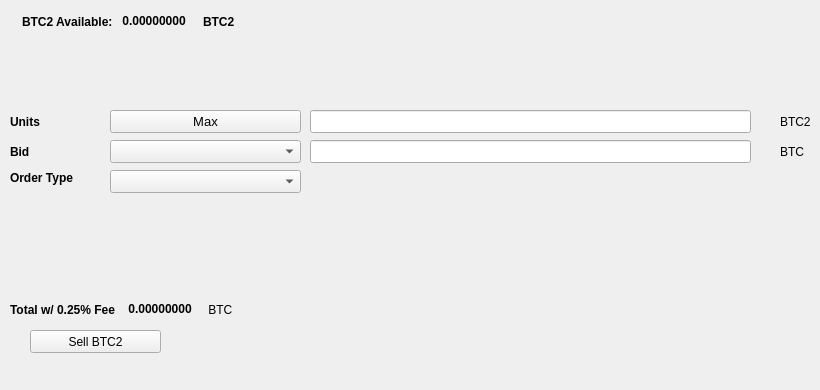
   <widget class="QWidget" name="SellTab">
    <attribute name="title">
     <string>Sell</string>
    </attribute>
    <widget class="QLabel" name="label_16">
     <property name="geometry">
      <rect>
       <x>780</x>
       <y>140</y>
       <width>31</width>
       <height>23</height>
      </rect>
     </property>
     <property name="text">
      <string>BTC</string>
     </property>
    </widget>
    <widget class="QComboBox" name="SellBidcomboBox">
     <property name="geometry">
      <rect>
       <x>110</x>
       <y>140</y>
       <width>191</width>
       <height>23</height>
      </rect>
     </property>
     <property name="font">
      <font>
       <pointsize>10</pointsize>
      </font>
     </property>
    </widget>
    <widget class="QLabel" name="label_18">
     <property name="geometry">
      <rect>
       <x>10</x>
       <y>110</y>
       <width>46</width>
       <height>23</height>
      </rect>
     </property>
     <property name="font">
      <font>
       <weight>75</weight>
       <bold>true</bold>
      </font>
     </property>
     <property name="text">
      <string>Units</string>
     </property>
    </widget>
    <widget class="QPushButton" name="Sell_Max_Amount">
     <property name="geometry">
      <rect>
       <x>110</x>
       <y>110</y>
       <width>191</width>
       <height>23</height>
      </rect>
     </property>
     <property name="font">
      <font>
       <pointsize>10</pointsize>
      </font>
     </property>
     <property name="text">
      <string>Max</string>
     </property>
    </widget>
    <widget class="QLabel" name="label_20">
     <property name="geometry">
      <rect>
       <x>10</x>
       <y>170</y>
       <width>91</width>
       <height>16</height>
      </rect>
     </property>
     <property name="font">
      <font>
       <weight>75</weight>
       <bold>true</bold>
      </font>
     </property>
     <property name="text">
      <string>Order Type</string>
     </property>
    </widget>
    <widget class="QComboBox" name="SellOrdertypeCombo">
     <property name="geometry">
      <rect>
       <x>110</x>
       <y>170</y>
       <width>191</width>
       <height>23</height>
      </rect>
     </property>
     <property name="font">
      <font>
       <pointsize>10</pointsize>
      </font>
     </property>
    </widget>
    <widget class="QLabel" name="label_21">
     <property name="geometry">
      <rect>
       <x>10</x>
       <y>140</y>
       <width>46</width>
       <height>23</height>
      </rect>
     </property>
     <property name="font">
      <font>
       <weight>75</weight>
       <bold>true</bold>
      </font>
     </property>
     <property name="text">
      <string>Bid</string>
     </property>
    </widget>
    <widget class="QLabel" name="label_22">
     <property name="geometry">
      <rect>
       <x>780</x>
       <y>110</y>
       <width>31</width>
       <height>23</height>
      </rect>
     </property>
     <property name="text">
      <string>BTC2</string>
     </property>
    </widget>
    <widget class="QLineEdit" name="UnitsInputBTC2">
     <property name="geometry">
      <rect>
       <x>310</x>
       <y>110</y>
       <width>441</width>
       <height>23</height>
      </rect>
     </property>
     <property name="font">
      <font>
       <pointsize>9</pointsize>
       <weight>75</weight>
       <bold>true</bold>
      </font>
     </property>
    </widget>
    <widget class="QLineEdit" name="SellBidPriceEdit">
     <property name="geometry">
      <rect>
       <x>310</x>
       <y>140</y>
       <width>441</width>
       <height>23</height>
      </rect>
     </property>
     <property name="font">
      <font>
       <pointsize>9</pointsize>
       <weight>75</weight>
       <bold>true</bold>
      </font>
     </property>
    </widget>
    <widget class="QPushButton" name="SellBTC2BTN">
     <property name="geometry">
      <rect>
       <x>30</x>
       <y>330</y>
       <width>131</width>
       <height>23</height>
      </rect>
     </property>
     <property name="text">
      <string>Sell BTC2</string>
     </property>
     <property name="icon">
      <iconset resource="../bitcoin2">
       <normaloff>:/icons/bitcoin</normaloff>:/icons/bitcoin</iconset>
     </property>
    </widget>
    <widget class="QWidget" name="layoutWidget3">
     <property name="geometry">
      <rect>
       <x>22</x>
       <y>12</y>
       <width>258</width>
       <height>19</height>
      </rect>
     </property>
     <layout class="QHBoxLayout" name="horizontalLayout">
      <item>
       <widget class="QLabel" name="label232_2">
        <property name="font">
         <font>
          <weight>75</weight>
          <bold>true</bold>
         </font>
        </property>
        <property name="text">
         <string>BTC2 Available:</string>
        </property>
       </widget>
      </item>
      <item>
       <widget class="QLabel" name="BTC2AvailableLabel">
        <property name="palette">
         <palette>
          <active>
           <colorrole role="WindowText">
            <brush brushstyle="SolidPattern">
             <color alpha="255">
              <red>0</red>
              <green>0</green>
              <blue>0</blue>
             </color>
            </brush>
           </colorrole>
           <colorrole role="Button">
            <brush brushstyle="SolidPattern">
             <color alpha="255">
              <red>0</red>
              <green>170</green>
              <blue>0</blue>
             </color>
            </brush>
           </colorrole>
           <colorrole role="Light">
            <brush brushstyle="SolidPattern">
             <color alpha="255">
              <red>0</red>
              <green>255</green>
              <blue>0</blue>
             </color>
            </brush>
           </colorrole>
           <colorrole role="Midlight">
            <brush brushstyle="SolidPattern">
             <color alpha="255">
              <red>0</red>
              <green>212</green>
              <blue>0</blue>
             </color>
            </brush>
           </colorrole>
           <colorrole role="Dark">
            <brush brushstyle="SolidPattern">
             <color alpha="255">
              <red>0</red>
              <green>85</green>
              <blue>0</blue>
             </color>
            </brush>
           </colorrole>
           <colorrole role="Mid">
            <brush brushstyle="SolidPattern">
             <color alpha="255">
              <red>0</red>
              <green>113</green>
              <blue>0</blue>
             </color>
            </brush>
           </colorrole>
           <colorrole role="Text">
            <brush brushstyle="SolidPattern">
             <color alpha="255">
              <red>0</red>
              <green>170</green>
              <blue>0</blue>
             </color>
            </brush>
           </colorrole>
           <colorrole role="BrightText">
            <brush brushstyle="SolidPattern">
             <color alpha="255">
              <red>255</red>
              <green>255</green>
              <blue>255</blue>
             </color>
            </brush>
           </colorrole>
           <colorrole role="ButtonText">
            <brush brushstyle="SolidPattern">
             <color alpha="255">
              <red>0</red>
              <green>0</green>
              <blue>0</blue>
             </color>
            </brush>
           </colorrole>
           <colorrole role="Base">
            <brush brushstyle="SolidPattern">
             <color alpha="255">
              <red>255</red>
              <green>255</green>
              <blue>255</blue>
             </color>
            </brush>
           </colorrole>
           <colorrole role="Window">
            <brush brushstyle="SolidPattern">
             <color alpha="255">
              <red>0</red>
              <green>170</green>
              <blue>0</blue>
             </color>
            </brush>
           </colorrole>
           <colorrole role="Shadow">
            <brush brushstyle="SolidPattern">
             <color alpha="255">
              <red>0</red>
              <green>0</green>
              <blue>0</blue>
             </color>
            </brush>
           </colorrole>
           <colorrole role="AlternateBase">
            <brush brushstyle="SolidPattern">
             <color alpha="255">
              <red>127</red>
              <green>212</green>
              <blue>127</blue>
             </color>
            </brush>
           </colorrole>
           <colorrole role="ToolTipBase">
            <brush brushstyle="SolidPattern">
             <color alpha="255">
              <red>255</red>
              <green>255</green>
              <blue>220</blue>
             </color>
            </brush>
           </colorrole>
           <colorrole role="ToolTipText">
            <brush brushstyle="SolidPattern">
             <color alpha="255">
              <red>0</red>
              <green>0</green>
              <blue>0</blue>
             </color>
            </brush>
           </colorrole>
          </active>
          <inactive>
           <colorrole role="WindowText">
            <brush brushstyle="SolidPattern">
             <color alpha="255">
              <red>0</red>
              <green>0</green>
              <blue>0</blue>
             </color>
            </brush>
           </colorrole>
           <colorrole role="Button">
            <brush brushstyle="SolidPattern">
             <color alpha="255">
              <red>0</red>
              <green>170</green>
              <blue>0</blue>
             </color>
            </brush>
           </colorrole>
           <colorrole role="Light">
            <brush brushstyle="SolidPattern">
             <color alpha="255">
              <red>0</red>
              <green>255</green>
              <blue>0</blue>
             </color>
            </brush>
           </colorrole>
           <colorrole role="Midlight">
            <brush brushstyle="SolidPattern">
             <color alpha="255">
              <red>0</red>
              <green>212</green>
              <blue>0</blue>
             </color>
            </brush>
           </colorrole>
           <colorrole role="Dark">
            <brush brushstyle="SolidPattern">
             <color alpha="255">
              <red>0</red>
              <green>85</green>
              <blue>0</blue>
             </color>
            </brush>
           </colorrole>
           <colorrole role="Mid">
            <brush brushstyle="SolidPattern">
             <color alpha="255">
              <red>0</red>
              <green>113</green>
              <blue>0</blue>
             </color>
            </brush>
           </colorrole>
           <colorrole role="Text">
            <brush brushstyle="SolidPattern">
             <color alpha="255">
              <red>0</red>
              <green>170</green>
              <blue>0</blue>
             </color>
            </brush>
           </colorrole>
           <colorrole role="BrightText">
            <brush brushstyle="SolidPattern">
             <color alpha="255">
              <red>255</red>
              <green>255</green>
              <blue>255</blue>
             </color>
            </brush>
           </colorrole>
           <colorrole role="ButtonText">
            <brush brushstyle="SolidPattern">
             <color alpha="255">
              <red>0</red>
              <green>0</green>
              <blue>0</blue>
             </color>
            </brush>
           </colorrole>
           <colorrole role="Base">
            <brush brushstyle="SolidPattern">
             <color alpha="255">
              <red>255</red>
              <green>255</green>
              <blue>255</blue>
             </color>
            </brush>
           </colorrole>
           <colorrole role="Window">
            <brush brushstyle="SolidPattern">
             <color alpha="255">
              <red>0</red>
              <green>170</green>
              <blue>0</blue>
             </color>
            </brush>
           </colorrole>
           <colorrole role="Shadow">
            <brush brushstyle="SolidPattern">
             <color alpha="255">
              <red>0</red>
              <green>0</green>
              <blue>0</blue>
             </color>
            </brush>
           </colorrole>
           <colorrole role="AlternateBase">
            <brush brushstyle="SolidPattern">
             <color alpha="255">
              <red>127</red>
              <green>212</green>
              <blue>127</blue>
             </color>
            </brush>
           </colorrole>
           <colorrole role="ToolTipBase">
            <brush brushstyle="SolidPattern">
             <color alpha="255">
              <red>255</red>
              <green>255</green>
              <blue>220</blue>
             </color>
            </brush>
           </colorrole>
           <colorrole role="ToolTipText">
            <brush brushstyle="SolidPattern">
             <color alpha="255">
              <red>0</red>
              <green>0</green>
              <blue>0</blue>
             </color>
            </brush>
           </colorrole>
          </inactive>
          <disabled>
           <colorrole role="WindowText">
            <brush brushstyle="SolidPattern">
             <color alpha="255">
              <red>0</red>
              <green>85</green>
              <blue>0</blue>
             </color>
            </brush>
           </colorrole>
           <colorrole role="Button">
            <brush brushstyle="SolidPattern">
             <color alpha="255">
              <red>0</red>
              <green>170</green>
              <blue>0</blue>
             </color>
            </brush>
           </colorrole>
           <colorrole role="Light">
            <brush brushstyle="SolidPattern">
             <color alpha="255">
              <red>0</red>
              <green>255</green>
              <blue>0</blue>
             </color>
            </brush>
           </colorrole>
           <colorrole role="Midlight">
            <brush brushstyle="SolidPattern">
             <color alpha="255">
              <red>0</red>
              <green>212</green>
              <blue>0</blue>
             </color>
            </brush>
           </colorrole>
           <colorrole role="Dark">
            <brush brushstyle="SolidPattern">
             <color alpha="255">
              <red>0</red>
              <green>85</green>
              <blue>0</blue>
             </color>
            </brush>
           </colorrole>
           <colorrole role="Mid">
            <brush brushstyle="SolidPattern">
             <color alpha="255">
              <red>0</red>
              <green>113</green>
              <blue>0</blue>
             </color>
            </brush>
           </colorrole>
           <colorrole role="Text">
            <brush brushstyle="SolidPattern">
             <color alpha="255">
              <red>0</red>
              <green>85</green>
              <blue>0</blue>
             </color>
            </brush>
           </colorrole>
           <colorrole role="BrightText">
            <brush brushstyle="SolidPattern">
             <color alpha="255">
              <red>255</red>
              <green>255</green>
              <blue>255</blue>
             </color>
            </brush>
           </colorrole>
           <colorrole role="ButtonText">
            <brush brushstyle="SolidPattern">
             <color alpha="255">
              <red>0</red>
              <green>85</green>
              <blue>0</blue>
             </color>
            </brush>
           </colorrole>
           <colorrole role="Base">
            <brush brushstyle="SolidPattern">
             <color alpha="255">
              <red>0</red>
              <green>170</green>
              <blue>0</blue>
             </color>
            </brush>
           </colorrole>
           <colorrole role="Window">
            <brush brushstyle="SolidPattern">
             <color alpha="255">
              <red>0</red>
              <green>170</green>
              <blue>0</blue>
             </color>
            </brush>
           </colorrole>
           <colorrole role="Shadow">
            <brush brushstyle="SolidPattern">
             <color alpha="255">
              <red>0</red>
              <green>0</green>
              <blue>0</blue>
             </color>
            </brush>
           </colorrole>
           <colorrole role="AlternateBase">
            <brush brushstyle="SolidPattern">
             <color alpha="255">
              <red>0</red>
              <green>170</green>
              <blue>0</blue>
             </color>
            </brush>
           </colorrole>
           <colorrole role="ToolTipBase">
            <brush brushstyle="SolidPattern">
             <color alpha="255">
              <red>255</red>
              <green>255</green>
              <blue>220</blue>
             </color>
            </brush>
           </colorrole>
           <colorrole role="ToolTipText">
            <brush brushstyle="SolidPattern">
             <color alpha="255">
              <red>0</red>
              <green>0</green>
              <blue>0</blue>
             </color>
            </brush>
           </colorrole>
          </disabled>
         </palette>
        </property>
        <property name="font">
         <font>
          <weight>75</weight>
          <bold>true</bold>
         </font>
        </property>
        <property name="text">
         <string> 0.00000000 </string>
        </property>
        <property name="textInteractionFlags">
         <set>Qt::LinksAccessibleByMouse|Qt::TextSelectableByKeyboard|Qt::TextSelectableByMouse</set>
        </property>
       </widget>
      </item>
      <item>
       <widget class="QLabel" name="labelBTC2">
        <property name="font">
         <font>
          <weight>75</weight>
          <bold>true</bold>
         </font>
        </property>
        <property name="text">
         <string>BTC2</string>
        </property>
       </widget>
      </item>
     </layout>
    </widget>
    <widget class="QWidget" name="layoutWidget">
     <property name="geometry">
      <rect>
       <x>10</x>
       <y>300</y>
       <width>268</width>
       <height>19</height>
      </rect>
     </property>
     <layout class="QHBoxLayout" name="horizontalLayout_2">
      <item>
       <widget class="QLabel" name="label_19">
        <property name="font">
         <font>
          <weight>75</weight>
          <bold>true</bold>
         </font>
        </property>
        <property name="text">
         <string>Total w/ 0.25% Fee </string>
        </property>
       </widget>
      </item>
      <item>
       <widget class="QLabel" name="SellCostLabel">
        <property name="palette">
         <palette>
          <active>
           <colorrole role="WindowText">
            <brush brushstyle="SolidPattern">
             <color alpha="255">
              <red>0</red>
              <green>0</green>
              <blue>0</blue>
             </color>
            </brush>
           </colorrole>
           <colorrole role="Button">
            <brush brushstyle="SolidPattern">
             <color alpha="255">
              <red>0</red>
              <green>170</green>
              <blue>0</blue>
             </color>
            </brush>
           </colorrole>
           <colorrole role="Light">
            <brush brushstyle="SolidPattern">
             <color alpha="255">
              <red>0</red>
              <green>255</green>
              <blue>0</blue>
             </color>
            </brush>
           </colorrole>
           <colorrole role="Midlight">
            <brush brushstyle="SolidPattern">
             <color alpha="255">
              <red>0</red>
              <green>212</green>
              <blue>0</blue>
             </color>
            </brush>
           </colorrole>
           <colorrole role="Dark">
            <brush brushstyle="SolidPattern">
             <color alpha="255">
              <red>0</red>
              <green>85</green>
              <blue>0</blue>
             </color>
            </brush>
           </colorrole>
           <colorrole role="Mid">
            <brush brushstyle="SolidPattern">
             <color alpha="255">
              <red>0</red>
              <green>113</green>
              <blue>0</blue>
             </color>
            </brush>
           </colorrole>
           <colorrole role="Text">
            <brush brushstyle="SolidPattern">
             <color alpha="255">
              <red>0</red>
              <green>170</green>
              <blue>0</blue>
             </color>
            </brush>
           </colorrole>
           <colorrole role="BrightText">
            <brush brushstyle="SolidPattern">
             <color alpha="255">
              <red>255</red>
              <green>255</green>
              <blue>255</blue>
             </color>
            </brush>
           </colorrole>
           <colorrole role="ButtonText">
            <brush brushstyle="SolidPattern">
             <color alpha="255">
              <red>0</red>
              <green>0</green>
              <blue>0</blue>
             </color>
            </brush>
           </colorrole>
           <colorrole role="Base">
            <brush brushstyle="SolidPattern">
             <color alpha="255">
              <red>255</red>
              <green>255</green>
              <blue>255</blue>
             </color>
            </brush>
           </colorrole>
           <colorrole role="Window">
            <brush brushstyle="SolidPattern">
             <color alpha="255">
              <red>0</red>
              <green>170</green>
              <blue>0</blue>
             </color>
            </brush>
           </colorrole>
           <colorrole role="Shadow">
            <brush brushstyle="SolidPattern">
             <color alpha="255">
              <red>0</red>
              <green>0</green>
              <blue>0</blue>
             </color>
            </brush>
           </colorrole>
           <colorrole role="AlternateBase">
            <brush brushstyle="SolidPattern">
             <color alpha="255">
              <red>127</red>
              <green>212</green>
              <blue>127</blue>
             </color>
            </brush>
           </colorrole>
           <colorrole role="ToolTipBase">
            <brush brushstyle="SolidPattern">
             <color alpha="255">
              <red>255</red>
              <green>255</green>
              <blue>220</blue>
             </color>
            </brush>
           </colorrole>
           <colorrole role="ToolTipText">
            <brush brushstyle="SolidPattern">
             <color alpha="255">
              <red>0</red>
              <green>0</green>
              <blue>0</blue>
             </color>
            </brush>
           </colorrole>
          </active>
          <inactive>
           <colorrole role="WindowText">
            <brush brushstyle="SolidPattern">
             <color alpha="255">
              <red>0</red>
              <green>0</green>
              <blue>0</blue>
             </color>
            </brush>
           </colorrole>
           <colorrole role="Button">
            <brush brushstyle="SolidPattern">
             <color alpha="255">
              <red>0</red>
              <green>170</green>
              <blue>0</blue>
             </color>
            </brush>
           </colorrole>
           <colorrole role="Light">
            <brush brushstyle="SolidPattern">
             <color alpha="255">
              <red>0</red>
              <green>255</green>
              <blue>0</blue>
             </color>
            </brush>
           </colorrole>
           <colorrole role="Midlight">
            <brush brushstyle="SolidPattern">
             <color alpha="255">
              <red>0</red>
              <green>212</green>
              <blue>0</blue>
             </color>
            </brush>
           </colorrole>
           <colorrole role="Dark">
            <brush brushstyle="SolidPattern">
             <color alpha="255">
              <red>0</red>
              <green>85</green>
              <blue>0</blue>
             </color>
            </brush>
           </colorrole>
           <colorrole role="Mid">
            <brush brushstyle="SolidPattern">
             <color alpha="255">
              <red>0</red>
              <green>113</green>
              <blue>0</blue>
             </color>
            </brush>
           </colorrole>
           <colorrole role="Text">
            <brush brushstyle="SolidPattern">
             <color alpha="255">
              <red>0</red>
              <green>170</green>
              <blue>0</blue>
             </color>
            </brush>
           </colorrole>
           <colorrole role="BrightText">
            <brush brushstyle="SolidPattern">
             <color alpha="255">
              <red>255</red>
              <green>255</green>
              <blue>255</blue>
             </color>
            </brush>
           </colorrole>
           <colorrole role="ButtonText">
            <brush brushstyle="SolidPattern">
             <color alpha="255">
              <red>0</red>
              <green>0</green>
              <blue>0</blue>
             </color>
            </brush>
           </colorrole>
           <colorrole role="Base">
            <brush brushstyle="SolidPattern">
             <color alpha="255">
              <red>255</red>
              <green>255</green>
              <blue>255</blue>
             </color>
            </brush>
           </colorrole>
           <colorrole role="Window">
            <brush brushstyle="SolidPattern">
             <color alpha="255">
              <red>0</red>
              <green>170</green>
              <blue>0</blue>
             </color>
            </brush>
           </colorrole>
           <colorrole role="Shadow">
            <brush brushstyle="SolidPattern">
             <color alpha="255">
              <red>0</red>
              <green>0</green>
              <blue>0</blue>
             </color>
            </brush>
           </colorrole>
           <colorrole role="AlternateBase">
            <brush brushstyle="SolidPattern">
             <color alpha="255">
              <red>127</red>
              <green>212</green>
              <blue>127</blue>
             </color>
            </brush>
           </colorrole>
           <colorrole role="ToolTipBase">
            <brush brushstyle="SolidPattern">
             <color alpha="255">
              <red>255</red>
              <green>255</green>
              <blue>220</blue>
             </color>
            </brush>
           </colorrole>
           <colorrole role="ToolTipText">
            <brush brushstyle="SolidPattern">
             <color alpha="255">
              <red>0</red>
              <green>0</green>
              <blue>0</blue>
             </color>
            </brush>
           </colorrole>
          </inactive>
          <disabled>
           <colorrole role="WindowText">
            <brush brushstyle="SolidPattern">
             <color alpha="255">
              <red>0</red>
              <green>85</green>
              <blue>0</blue>
             </color>
            </brush>
           </colorrole>
           <colorrole role="Button">
            <brush brushstyle="SolidPattern">
             <color alpha="255">
              <red>0</red>
              <green>170</green>
              <blue>0</blue>
             </color>
            </brush>
           </colorrole>
           <colorrole role="Light">
            <brush brushstyle="SolidPattern">
             <color alpha="255">
              <red>0</red>
              <green>255</green>
              <blue>0</blue>
             </color>
            </brush>
           </colorrole>
           <colorrole role="Midlight">
            <brush brushstyle="SolidPattern">
             <color alpha="255">
              <red>0</red>
              <green>212</green>
              <blue>0</blue>
             </color>
            </brush>
           </colorrole>
           <colorrole role="Dark">
            <brush brushstyle="SolidPattern">
             <color alpha="255">
              <red>0</red>
              <green>85</green>
              <blue>0</blue>
             </color>
            </brush>
           </colorrole>
           <colorrole role="Mid">
            <brush brushstyle="SolidPattern">
             <color alpha="255">
              <red>0</red>
              <green>113</green>
              <blue>0</blue>
             </color>
            </brush>
           </colorrole>
           <colorrole role="Text">
            <brush brushstyle="SolidPattern">
             <color alpha="255">
              <red>0</red>
              <green>85</green>
              <blue>0</blue>
             </color>
            </brush>
           </colorrole>
           <colorrole role="BrightText">
            <brush brushstyle="SolidPattern">
             <color alpha="255">
              <red>255</red>
              <green>255</green>
              <blue>255</blue>
             </color>
            </brush>
           </colorrole>
           <colorrole role="ButtonText">
            <brush brushstyle="SolidPattern">
             <color alpha="255">
              <red>0</red>
              <green>85</green>
              <blue>0</blue>
             </color>
            </brush>
           </colorrole>
           <colorrole role="Base">
            <brush brushstyle="SolidPattern">
             <color alpha="255">
              <red>0</red>
              <green>170</green>
              <blue>0</blue>
             </color>
            </brush>
           </colorrole>
           <colorrole role="Window">
            <brush brushstyle="SolidPattern">
             <color alpha="255">
              <red>0</red>
              <green>170</green>
              <blue>0</blue>
             </color>
            </brush>
           </colorrole>
           <colorrole role="Shadow">
            <brush brushstyle="SolidPattern">
             <color alpha="255">
              <red>0</red>
              <green>0</green>
              <blue>0</blue>
             </color>
            </brush>
           </colorrole>
           <colorrole role="AlternateBase">
            <brush brushstyle="SolidPattern">
             <color alpha="255">
              <red>0</red>
              <green>170</green>
              <blue>0</blue>
             </color>
            </brush>
           </colorrole>
           <colorrole role="ToolTipBase">
            <brush brushstyle="SolidPattern">
             <color alpha="255">
              <red>255</red>
              <green>255</green>
              <blue>220</blue>
             </color>
            </brush>
           </colorrole>
           <colorrole role="ToolTipText">
            <brush brushstyle="SolidPattern">
             <color alpha="255">
              <red>0</red>
              <green>0</green>
              <blue>0</blue>
             </color>
            </brush>
           </colorrole>
          </disabled>
         </palette>
        </property>
        <property name="font">
         <font>
          <weight>75</weight>
          <bold>true</bold>
         </font>
        </property>
        <property name="autoFillBackground">
         <bool>false</bool>
        </property>
        <property name="text">
         <string> 0.00000000</string>
        </property>
        <property name="textInteractionFlags">
         <set>Qt::LinksAccessibleByMouse|Qt::TextSelectableByMouse</set>
        </property>
       </widget>
      </item>
      <item>
       <widget class="QLabel" name="label_17">
        <property name="font">
         <font>
          <weight>50</weight>
          <bold>false</bold>
         </font>
        </property>
        <property name="text">
         <string> BTC</string>
        </property>
       </widget>
      </item>
     </layout>
    </widget>
    <widget class="QLabel" name="label_23">
     <property name="geometry">
      <rect>
       <x>460</x>
       <y>300</y>
       <width>281</width>
       <height>81</height>
      </rect>
     </property>
     <property name="text">
      <string/>
     </property>
     <property name="pixmap">
      <pixmap>:/images/bittrex</pixmap>
     </property>
    </widget>
   </widget>
